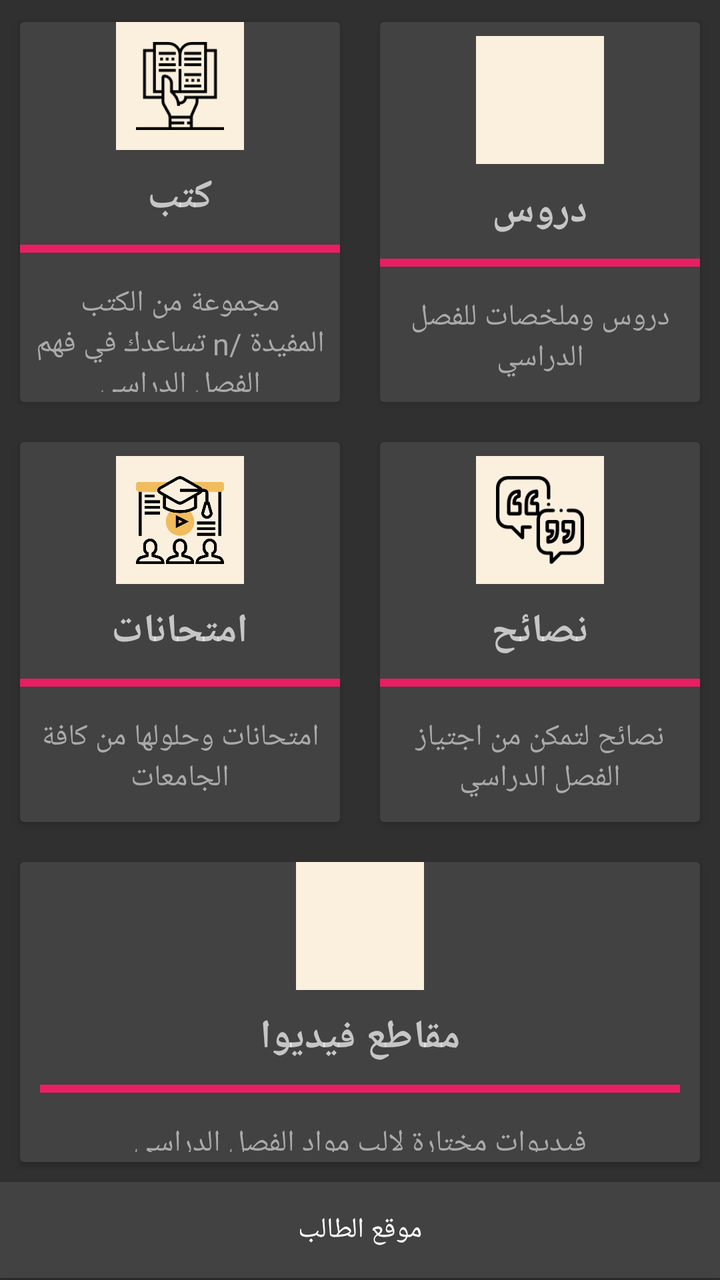
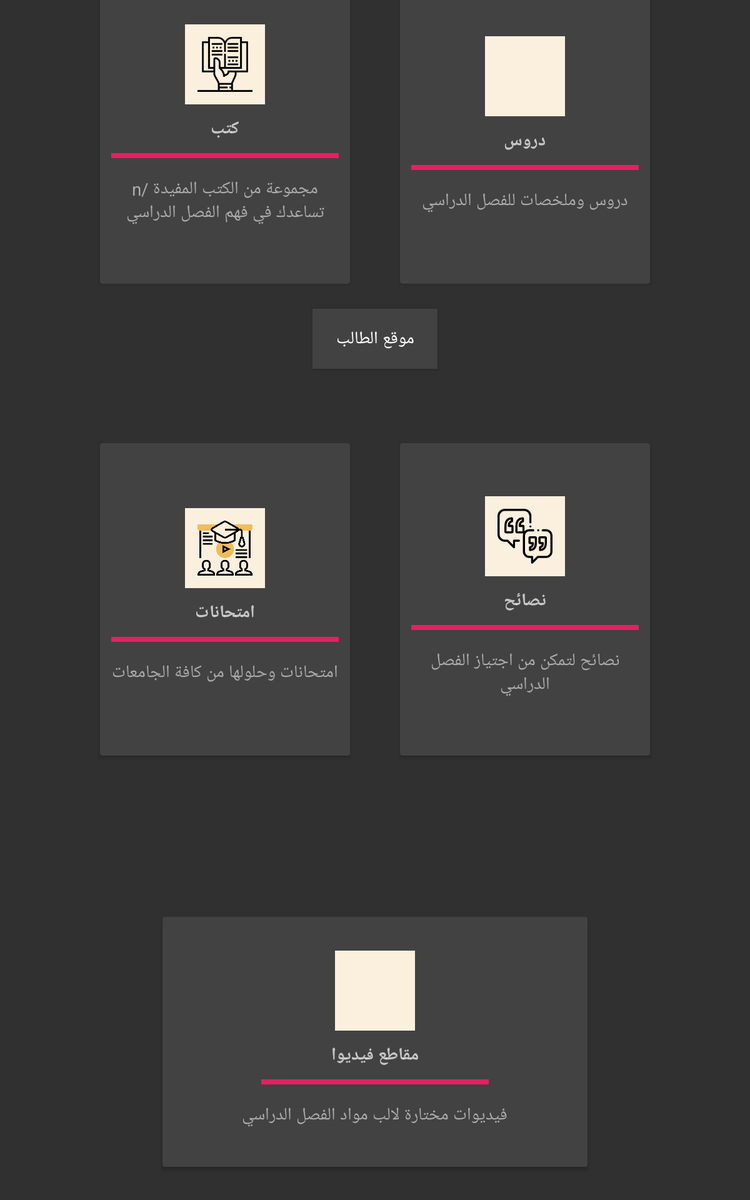

First picture: res/layout/ on a phone held upright. Second picture: the repository's own variant of that layout, on a device whose configuration matches the variant's folder. Source for both follows.
<!-- AndroidManifest.xml: application theme AppTheme -->
<!-- res/layout/activity_main2.xml -->
<?xml version="1.0" encoding="utf-8"?>

<LinearLayout xmlns:android="http://schemas.android.com/apk/res/android"
    xmlns:app="http://schemas.android.com/apk/res-auto"
    xmlns:tools="http://schemas.android.com/tools"
    android:layout_width="match_parent"
    android:layout_height="match_parent"
    android:orientation="vertical"
    android:gravity="center"
    android:background="@drawable/background"
    tools:context=".Main2Activity"
    style="@style/AppBaseTheme">
    <LinearLayout
        android:clipToPadding="false"
        android:gravity="center"
        android:orientation="horizontal"
        android:layout_width="match_parent"
        android:layout_height="wrap_content">
        <android.support.v7.widget.CardView
            android:clickable="true"
            android:id="@+id/bankcardId"
            android:layout_width="160dp"
            android:layout_height="190dp"
            android:layout_margin="10dp"
            android:focusable="true"
            >
            <LinearLayout
                android:layout_width="match_parent"
                android:layout_height="match_parent"
                android:orientation="vertical"
                android:gravity="center">

                <ImageView
                    android:layout_width="64dp"
                    android:layout_height="64dp"
                    android:background="@color/colorAccent"
                    android:padding="10dp"
                    android:src="@drawable/book" />
                <TextView
                    android:layout_width="wrap_content"
                    android:layout_height="wrap_content"
                    android:textStyle="bold"
                    android:textSize="@dimen/sizeText2"
                    android:layout_marginTop="10dp"
                    android:text="@string/book"/>
                <View
                    android:layout_width="182dp"
                    android:layout_height="4dp"
                    android:layout_margin="10dp"
                    android:background="@color/facepdf" />
                <TextView
                    android:textSize="@dimen/textSizee"
                    android:layout_width="wrap_content"
                    android:layout_height="wrap_content"
                    android:gravity="center"
                    android:text="@string/bookText"
                    android:padding="5dp"
                    android:textColor="@android:color/darker_gray"
                    tools:ignore="SpUsage" />

            </LinearLayout>
        </android.support.v7.widget.CardView>
        <android.support.v7.widget.CardView
            android:clickable="true"
            android:layout_width="160dp"
            android:layout_height="190dp"
            android:layout_margin="10dp"
            android:focusable="true">
            <LinearLayout
                android:layout_width="match_parent"
                android:layout_height="match_parent"
                android:orientation="vertical"
                android:gravity="center">
                <ImageView
                    android:layout_width="64dp"
                    android:layout_height="64dp"
                    android:background="@color/colorAccent"
                    android:src="@drawable/doros"
                    android:padding="10dp"/>
                <TextView
                    android:layout_width="wrap_content"
                    android:layout_height="wrap_content"
                    android:textStyle="bold"
                    android:textSize="@dimen/sizeText2"
                    android:layout_marginTop="10dp"
                    android:text="@string/totrial"/>
                <View
                    android:layout_width="182dp"
                    android:layout_height="4dp"
                    android:layout_margin="10dp"
                    android:background="@color/facepdf" />
                <TextView
                    android:textSize="@dimen/textSizee"
                    android:layout_width="wrap_content"
                    android:layout_height="wrap_content"
                    android:gravity="center"
                    android:text="@string/doros"
                    android:padding="5dp"
                    android:textColor="@android:color/darker_gray"
                    tools:ignore="SpUsage" />

            </LinearLayout>
        </android.support.v7.widget.CardView>

    </LinearLayout>
    <LinearLayout
        android:clipToPadding="false"
        android:gravity="center"
        android:orientation="horizontal"
        android:layout_width="match_parent"
        android:layout_height="wrap_content">
        <android.support.v7.widget.CardView
            android:clickable="true"
            android:layout_width="160dp"
            android:layout_height="190dp"
            android:layout_margin="10dp"
            android:focusable="true">
            <LinearLayout
                android:layout_width="match_parent"
                android:layout_height="match_parent"
                android:orientation="vertical"
                android:gravity="center">
                <ImageView
                    android:layout_width="64dp"
                    android:layout_height="64dp"
                    android:background="@color/colorAccent"
                    android:src="@drawable/exama"
                    android:padding="10dp"/>
                <TextView
                    android:textSize="@dimen/sizeText2"
                    android:layout_width="wrap_content"
                    android:layout_height="wrap_content"
                    android:textStyle="bold"
                    android:layout_marginTop="10dp"
                    android:text="@string/exama"/>
                <View
                    android:layout_width="182dp"
                    android:layout_height="4dp"
                    android:layout_margin="10dp"
                    android:background="@color/facepdf" />
                <TextView
                    android:textSize="@dimen/textSizee"
                    android:layout_width="wrap_content"
                    android:layout_height="wrap_content"
                    android:gravity="center"
                    android:text="@string/examaText"
                    android:padding="5dp"
                    android:textColor="@android:color/darker_gray"
                    tools:ignore="SpUsage" />

            </LinearLayout>
        </android.support.v7.widget.CardView>
        <android.support.v7.widget.CardView
            android:clickable="true"
            android:layout_width="160dp"
            android:layout_height="190dp"
            android:layout_margin="10dp"
            android:focusable="true"
            android:onClick="webview1">

            <LinearLayout
                android:layout_width="match_parent"
                android:layout_height="match_parent"
                android:gravity="center"
                android:orientation="vertical">

                <ImageView
                    android:layout_width="64dp"
                    android:layout_height="64dp"
                    android:background="@color/colorAccent"
                    android:padding="10dp"
                    android:src="@drawable/quote" />

                <TextView
                    android:textSize="@dimen/sizeText2"
                    android:layout_width="wrap_content"
                    android:layout_height="wrap_content"
                    android:layout_marginTop="10dp"
                    android:text="@string/quite"
                    android:textStyle="bold" />

                <View
                    android:layout_width="182dp"
                    android:layout_height="4dp"
                    android:layout_margin="10dp"
                    android:background="@color/facepdf" />

                <TextView
                    android:textSize="@dimen/textSizee"
                    android:layout_width="wrap_content"
                    android:layout_height="wrap_content"
                    android:gravity="center"
                    android:padding="5dp"
                    android:text="@string/quetText"
                    android:textColor="@android:color/darker_gray"
                    tools:ignore="SpUsage" />

            </LinearLayout>
        </android.support.v7.widget.CardView>

    </LinearLayout>
    <LinearLayout
        android:clipToPadding="false"
        android:gravity="center"
        android:orientation="horizontal"
        android:layout_width="match_parent"
        android:layout_height="wrap_content">
        <android.support.v7.widget.CardView
            android:clickable="true"
            android:layout_width="340dp"
            android:layout_height="150dp"
            android:layout_margin="10dp"
            android:focusable="true"
            android:onClick="youtubeview1">
            <LinearLayout

                android:layout_width="match_parent"
                android:layout_height="match_parent"
                android:orientation="vertical"
                android:gravity="center">
                <ImageView
                    android:layout_width="64dp"
                    android:layout_height="64dp"
                    android:background="@color/colorAccent"
                    android:src="@drawable/video"
                    android:padding="10dp"/>
                <TextView
                    android:textSize="@dimen/sizeText2"
                    android:layout_width="wrap_content"
                    android:layout_height="wrap_content"
                    android:textStyle="bold"
                    android:layout_marginTop="10dp"
                    android:text="@string/video"/>
                <View
                    android:layout_width="match_parent"
                    android:layout_height="4dp"
                    android:background="@color/facepdf"
                    android:layout_margin="10dp"/>
                <TextView
                    android:textSize="@dimen/textSizee"
                    android:layout_width="wrap_content"
                    android:layout_height="wrap_content"
                    android:gravity="center"
                    android:text="@string/videoText"
                    android:padding="5dp"
                    android:textColor="@android:color/darker_gray"
                    tools:ignore="SpUsage" />

            </LinearLayout>
        </android.support.v7.widget.CardView>


    </LinearLayout>

    <Button
        android:id="@+id/button"
        android:layout_width="match_parent"
        android:layout_height="wrap_content"
        android:text="@string/website"
        android:background="@color/toolpar"
        android:onClick="webview1"
        />

</LinearLayout>
<!-- resources referenced by this layout -->
<resources>
  <color name="colorAccent">#FBF0DE</color>
  <color name="facepdf">#E91E63</color>
  <color name="toolpar">#424242</color>
  <dimen name="sizeText2">20sp</dimen>
  <dimen name="textSizee">15sp</dimen>
  <!-- drawable book: png bitmap (drawable, 3082 bytes) -->
  <!-- drawable exama: png bitmap (drawable, 23213 bytes) -->
  <!-- drawable quote: png bitmap (drawable, 4358 bytes) -->
  <string name="book">كتب</string>
  <string name="bookText">مجموعة من الكتب المفيدة /n تساعدك في فهم الفصل الدراسي</string>
  <string name="doros">دروس وملخصات للفصل الدراسي</string>
  <string name="exama">امتحانات</string>
  <string name="examaText">امتحانات وحلولها من كافة الجامعات</string>
  <string name="quetText">نصائح لتمكن من اجتياز الفصل الدراسي</string>
  <string name="quite">نصائح</string>
  <string name="totrial">دروس</string>
  <string name="video">مقاطع فيديوا</string>
  <string name="videoText">فيديوات مختارة لالب مواد الفصل الدراسي</string>
  <string name="website">موقع الطالب</string>
  <style name="AppBaseTheme" parent="@android:style/Theme.Light.NoTitleBar.Fullscreen">
      </style>
  <style name="AppTheme" parent="Theme.AppCompat.NoActionBar">
          
          <item name="colorPrimary">@color/colorPrimary</item>
          <item name="colorPrimaryDark">@color/colorPrimaryDark</item>
          <item name="colorAccent">@color/colorAccent</item>
      </style>
  <color name="colorPrimary">#424242</color>
  <color name="colorPrimaryDark">#424242</color>
</resources>
<!-- res/layout-sw600dp/activity_main2.xml (the repository's variant of the layout above) -->
<!-- drawn on a 7-inch tablet held upright -->
<?xml version="1.0" encoding="utf-8"?>
<LinearLayout xmlns:android="http://schemas.android.com/apk/res/android"
    xmlns:app="http://schemas.android.com/apk/res-auto"
    xmlns:tools="http://schemas.android.com/tools"
    android:layout_width="match_parent"
    android:layout_height="match_parent"
    android:orientation="vertical"
    android:gravity="center"
    android:background="@drawable/background"
    tools:context=".Main2Activity">
    <LinearLayout

        android:clipToPadding="false"
        android:gravity="center"
        android:orientation="horizontal"
        android:layout_width="match_parent"
        android:layout_height="wrap_content">
        <android.support.v7.widget.CardView
            android:foreground="?android:attr/selectableItemBackground"
            android:clickable="true"
            android:id="@+id/bankcardId"
            android:layout_width="200dp"
            android:layout_height="250dp"
            android:layout_margin="20dp"
            android:onClick="listView1"
            android:focusable="true">
            <LinearLayout
                android:layout_width="match_parent"
                android:layout_height="match_parent"
                android:orientation="vertical"
                android:gravity="center">

                <ImageView
                    android:layout_width="64dp"
                    android:layout_height="64dp"
                    android:background="@color/colorAccent"
                    android:padding="10dp"
                    android:src="@drawable/book" />
                <TextView
                    android:layout_width="wrap_content"
                    android:layout_height="wrap_content"
                    android:textStyle="bold"
                    android:layout_marginTop="10dp"
                    android:text="@string/book"/>

                <View
                    android:layout_width="182dp"
                    android:layout_height="4dp"
                    android:layout_margin="10dp"
                    android:background="@color/facepdf" />
                <TextView
                    android:layout_width="wrap_content"
                    android:layout_height="wrap_content"
                    android:gravity="center"
                    android:text="@string/bookText"
                    android:padding="5dp"
                    android:textColor="@android:color/darker_gray"/>

            </LinearLayout>
        </android.support.v7.widget.CardView>
        <android.support.v7.widget.CardView
            android:foreground="?android:attr/selectableItemBackground"
            android:clickable="true"
            android:layout_width="200dp"
            android:layout_height="250dp"
            android:layout_margin="20dp"
            android:focusable="true">
            <LinearLayout
                android:layout_width="match_parent"
                android:layout_height="match_parent"
                android:orientation="vertical"
                android:gravity="center">
                <ImageView
                    android:layout_width="64dp"
                    android:layout_height="64dp"
                    android:background="@color/colorAccent"
                    android:src="@drawable/doros"
                    android:padding="10dp"/>
                <TextView
                    android:layout_width="wrap_content"
                    android:layout_height="wrap_content"
                    android:textStyle="bold"
                    android:layout_marginTop="10dp"
                    android:text="@string/totrial"/>
                <View
                    android:layout_width="182dp"
                    android:layout_height="4dp"
                    android:layout_margin="10dp"
                    android:background="@color/facepdf" />
                <TextView
                    android:layout_width="wrap_content"
                    android:layout_height="wrap_content"
                    android:gravity="center"
                    android:text="@string/doros"
                    android:padding="5dp"
                    android:textColor="@android:color/darker_gray"/>

            </LinearLayout>
        </android.support.v7.widget.CardView>

    </LinearLayout>
    <Button
        android:id="@+id/button"
        android:layout_width="100dp"
        android:layout_height="wrap_content"
        android:text="@string/website"
        android:background="@color/toolpar"
        android:onClick="webview1"
        />

    <LinearLayout
        android:layout_width="match_parent"
        android:layout_height="369dp"
        android:clipToPadding="false"
        android:gravity="center"
        android:orientation="horizontal">

        <android.support.v7.widget.CardView
            android:layout_width="200dp"
            android:layout_height="250dp"
            android:layout_margin="20dp"
            android:clickable="true"
            android:focusable="true"
            android:foreground="?android:attr/selectableItemBackground">

            <LinearLayout
                android:layout_width="match_parent"
                android:layout_height="match_parent"
                android:gravity="center"
                android:orientation="vertical">

                <ImageView
                    android:layout_width="64dp"
                    android:layout_height="64dp"
                    android:background="@color/colorAccent"
                    android:padding="10dp"
                    android:src="@drawable/exama" />

                <TextView
                    android:layout_width="wrap_content"
                    android:layout_height="wrap_content"
                    android:layout_marginTop="10dp"
                    android:text="@string/exama"
                    android:textStyle="bold" />

                <View
                    android:layout_width="182dp"
                    android:layout_height="4dp"
                    android:layout_margin="10dp"
                    android:background="@color/facepdf" />

                <TextView
                    android:layout_width="wrap_content"
                    android:layout_height="wrap_content"
                    android:gravity="center"
                    android:padding="5dp"
                    android:text="@string/examaText"
                    android:textColor="@android:color/darker_gray" />

            </LinearLayout>
        </android.support.v7.widget.CardView>

        <android.support.v7.widget.CardView
            android:layout_width="200dp"
            android:layout_height="250dp"
            android:layout_margin="20dp"
            android:clickable="true"
            android:focusable="true"
            android:foreground="?android:attr/selectableItemBackground">

            <LinearLayout
                android:layout_width="match_parent"
                android:layout_height="match_parent"
                android:gravity="center"
                android:orientation="vertical">

                <ImageView
                    android:layout_width="64dp"
                    android:layout_height="64dp"
                    android:background="@color/colorAccent"
                    android:padding="10dp"
                    android:src="@drawable/quote" />

                <TextView
                    android:layout_width="wrap_content"
                    android:layout_height="wrap_content"
                    android:layout_marginTop="10dp"
                    android:text="@string/quite"
                    android:textStyle="bold" />

                <View
                    android:layout_width="182dp"
                    android:layout_height="4dp"
                    android:layout_margin="10dp"
                    android:background="@color/facepdf" />

                <TextView
                    android:layout_width="wrap_content"
                    android:layout_height="wrap_content"
                    android:gravity="center"
                    android:padding="5dp"
                    android:text="@string/quetText"
                    android:textColor="@android:color/darker_gray" />

            </LinearLayout>
        </android.support.v7.widget.CardView>

    </LinearLayout>

    <LinearLayout
        android:layout_width="match_parent"
        android:layout_height="339dp"
        android:clipToPadding="false"
        android:gravity="center"
        android:orientation="horizontal">

        <android.support.v7.widget.CardView
            android:layout_width="340dp"
            android:layout_height="200dp"
            android:layout_margin="10dp"
            android:clickable="true"
            android:focusable="true"
            android:foreground="?android:attr/selectableItemBackground"
            android:onClick="youtubeview1">

            <LinearLayout

                android:layout_width="match_parent"
                android:layout_height="match_parent"
                android:gravity="center"
                android:orientation="vertical">

                <ImageView
                    android:layout_width="64dp"
                    android:layout_height="64dp"
                    android:background="@color/colorAccent"
                    android:padding="10dp"
                    android:src="@drawable/video" />

                <TextView
                    android:layout_width="wrap_content"
                    android:layout_height="wrap_content"
                    android:layout_marginTop="10dp"
                    android:text="@string/video"
                    android:textStyle="bold" />

                <View
                    android:layout_width="182dp"
                    android:layout_height="4dp"
                    android:layout_margin="10dp"
                    android:background="@color/facepdf"  />

                <TextView
                    android:layout_width="wrap_content"
                    android:layout_height="wrap_content"
                    android:gravity="center"
                    android:padding="5dp"
                    android:text="@string/videoText"
                    android:textColor="@android:color/darker_gray" />

            </LinearLayout>
        </android.support.v7.widget.CardView>



    </LinearLayout>


</LinearLayout>
<!-- resources referenced by the variant -->
<!-- as a 7-inch tablet held upright resolves them -->
<resources>
  <color name="colorAccent">#FBF0DE</color>
  <color name="facepdf">#E91E63</color>
  <color name="toolpar">#424242</color>
  <!-- drawable book: png bitmap (drawable, 3082 bytes) -->
  <!-- drawable exama: png bitmap (drawable, 23213 bytes) -->
  <!-- drawable quote: png bitmap (drawable, 4358 bytes) -->
  <string name="book">كتب</string>
  <string name="bookText">مجموعة من الكتب المفيدة /n تساعدك في فهم الفصل الدراسي</string>
  <string name="doros">دروس وملخصات للفصل الدراسي</string>
  <string name="exama">امتحانات</string>
  <string name="examaText">امتحانات وحلولها من كافة الجامعات</string>
  <string name="quetText">نصائح لتمكن من اجتياز الفصل الدراسي</string>
  <string name="quite">نصائح</string>
  <string name="totrial">دروس</string>
  <string name="video">مقاطع فيديوا</string>
  <string name="videoText">فيديوات مختارة لالب مواد الفصل الدراسي</string>
  <string name="website">موقع الطالب</string>
  <style name="AppTheme" parent="Theme.AppCompat.NoActionBar">
          
          <item name="colorPrimary">@color/colorPrimary</item>
          <item name="colorPrimaryDark">@color/colorPrimaryDark</item>
          <item name="colorAccent">@color/colorAccent</item>
      </style>
  <color name="colorPrimary">#424242</color>
  <color name="colorPrimaryDark">#424242</color>
</resources>
